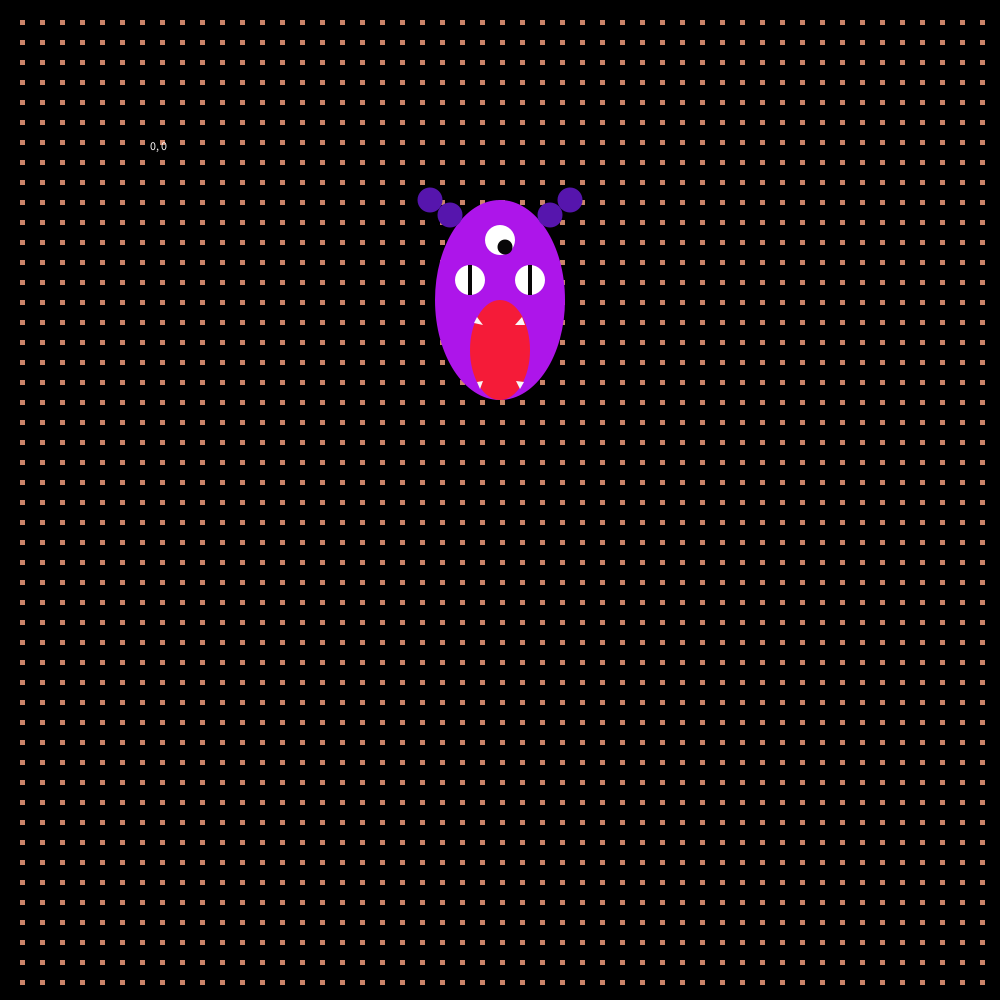
Frame 1 (no input)
Frame 60 (the mouse pressed at the canvas centre just before this capture): identical to frame 1, image omitted
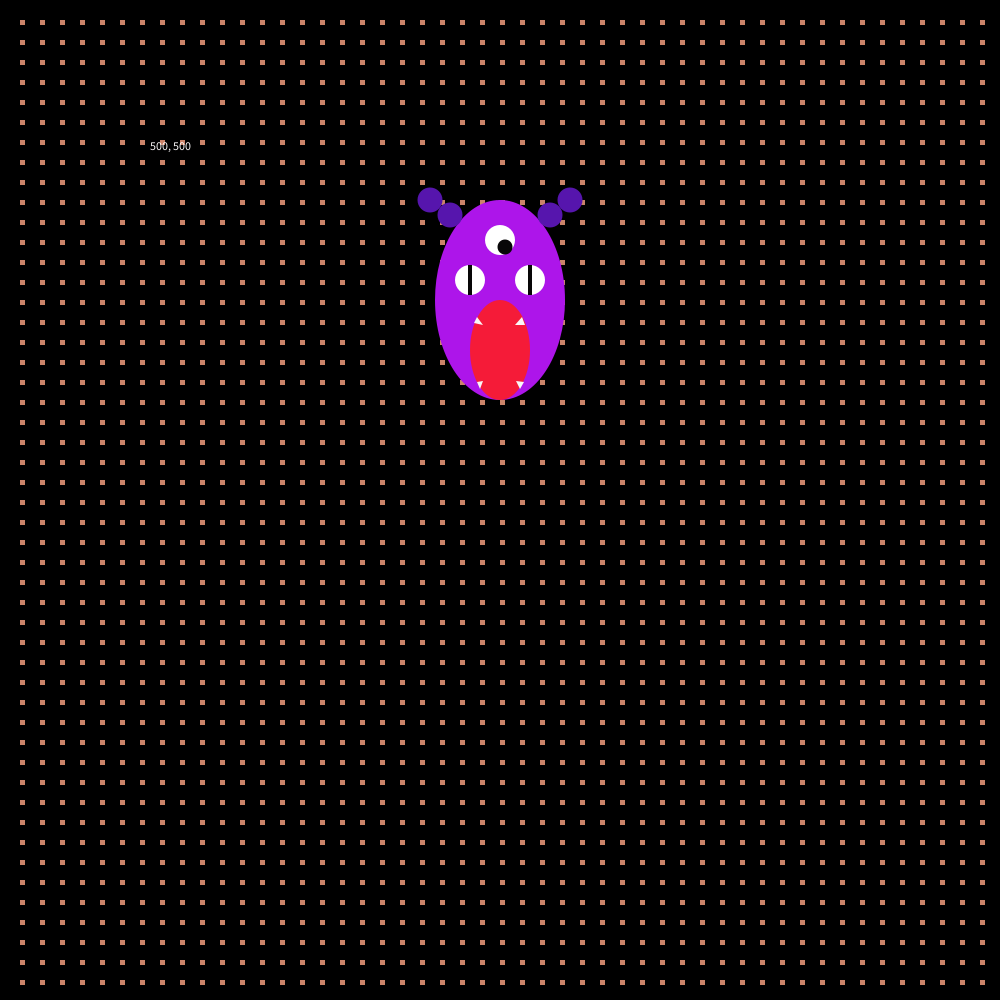
Frame 120 (the mouse held since frame 60 and released just before this capture)

The Processing sketch that drew these frames (run headless with seeded random() and noise(); from frame 60 on, the mouse is pressed at the canvas centre):

// Processing sketch: processing_182112
// ── processing_182112.pde

void setup() {  
  size(1000, 1000);
  noStroke(); 
}

void draw() {
  background(0);
  fill(#CB8369) ;
  for (int i=1; i<500; i++) { 
  for (int j=1; j<500; j++) {    
    rect(20*i, 20*j, 5, 5) ; 
  }
}

  fill(#AD15EA);
  ellipse(500, 300, 130, 200);

  fill(#FFFFFF);
  ellipse(500, 240, 30, 30);
  
  fill(#080708);
  ellipse(505, 247, 15, 15);
  
  fill(#FFFFFF);
  ellipse(470, 280, 30, 30);
  
  fill(#FFFFFF);
  ellipse(530, 280, 30, 30);
  
  fill(#080708);
  rect(468, 265, 4, 30);
  
  fill(#080708);
  rect(528, 265, 4, 30);
  
  fill(#F51B38);
  ellipse(500, 350, 60, 100);
  
  fill(#FAF7F8);
  triangle(474, 323, 483, 325, 477, 317);
  
  fill(#FAF7F8);
  triangle(525, 325, 515, 325, 522, 317);
  
  fill(#5615AD);
  ellipse(450, 215, 25, 25);
  
  fill(#5615AD);
  ellipse(430, 200, 25, 25);
  
  fill(#5615AD);
  ellipse(550, 215, 25, 25);
  
  fill(#5615AD);
  ellipse(570, 200, 25, 25);
  
  fill(#FAF7F8);
  triangle(477, 382, 483, 381, 480, 389);
  
  fill(#FAF7F8);
  triangle(524, 382, 516, 381, 520, 389);
  
   //  fill(255) ;
      text(mouseX + ", " + mouseY, 150, 150) ;
  
}
